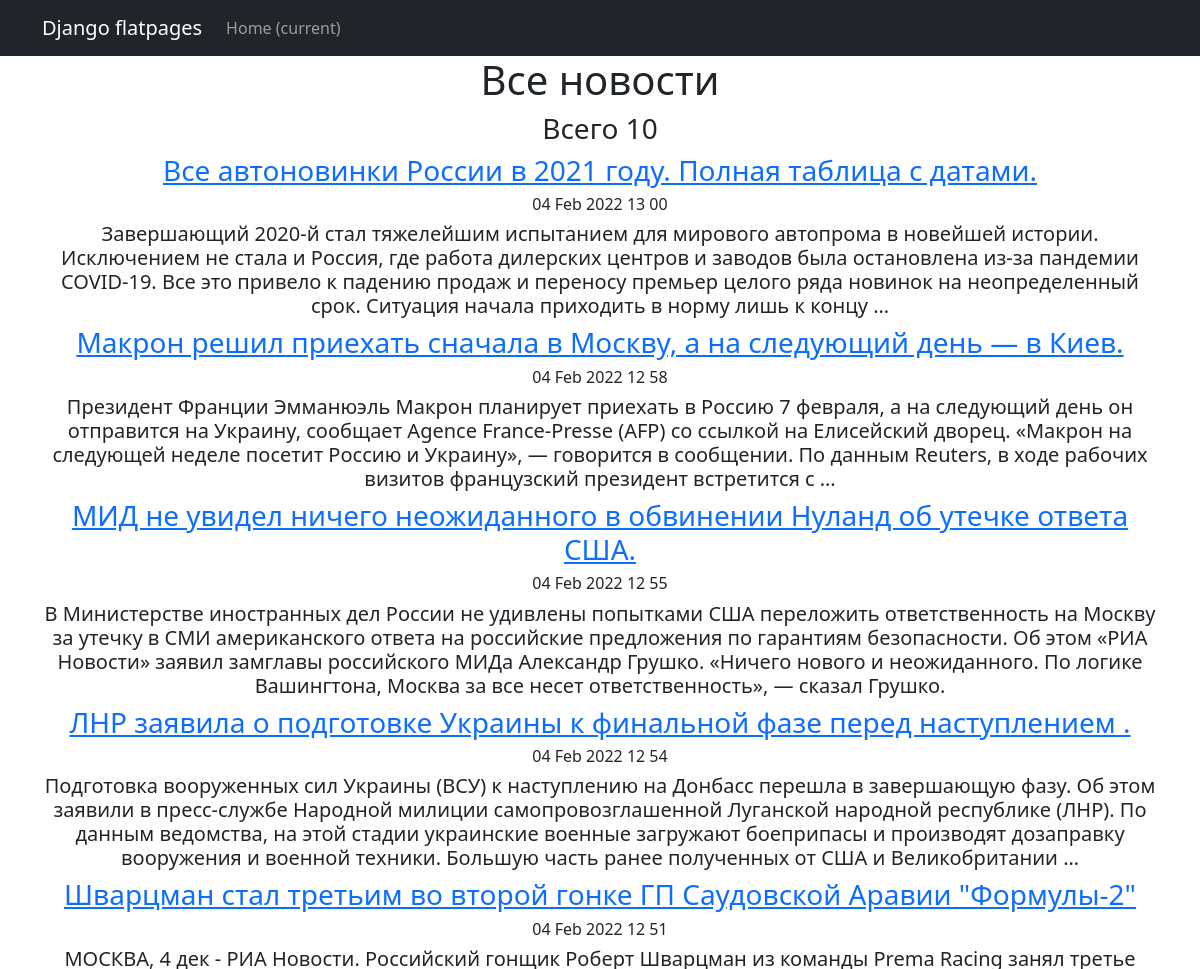
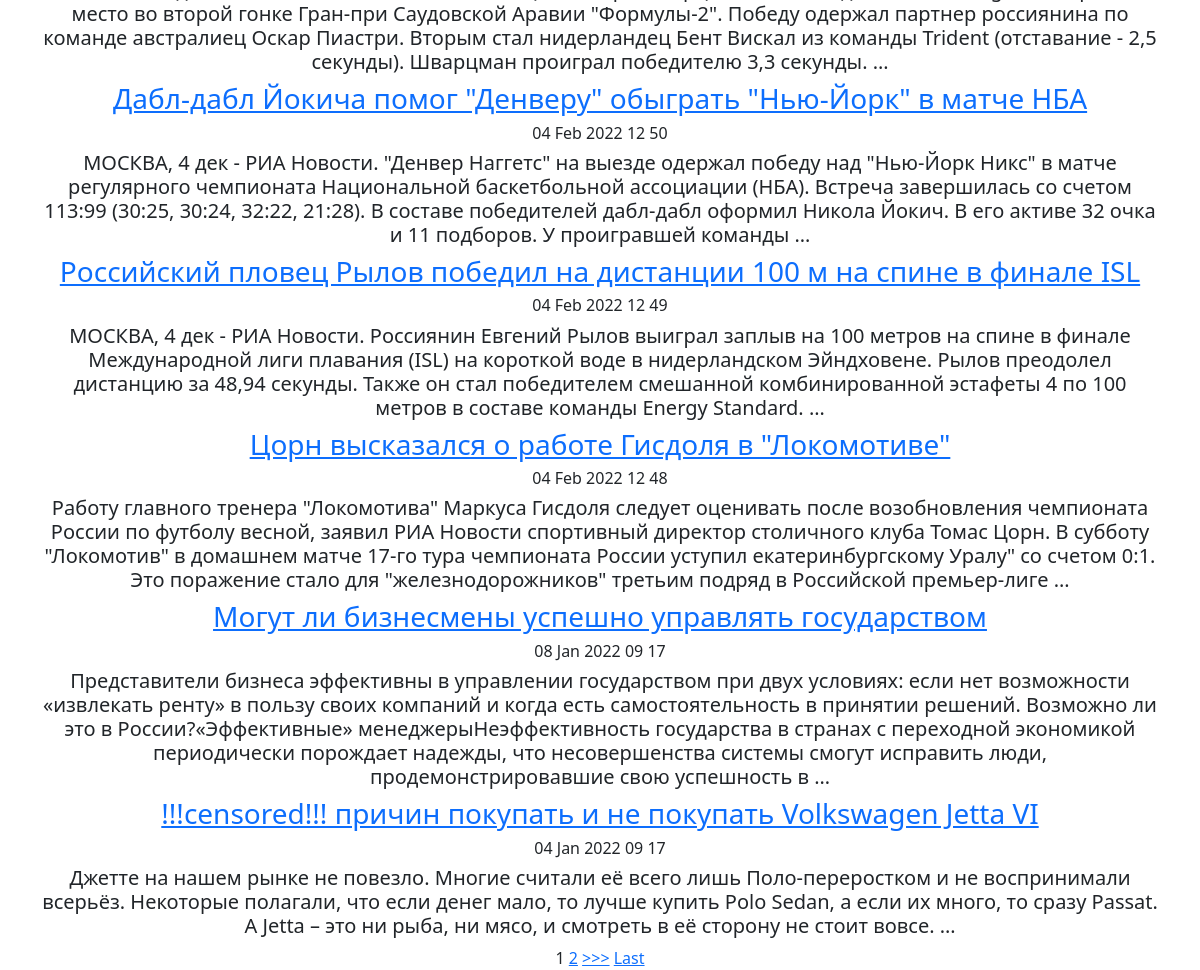
Page /news/ on the committed database (2 pictures, top to bottom).
### news/models.py (models this page shows, shortened)
class Post(models.Model):
    ARTICLE = 'AT'
    NEWS = 'NW'
    TYPE = [
        (ARTICLE, 'Статья'),
        (NEWS, 'Новость'),
    ]
    post_type = models.CharField(max_length=2,choices=TYPE, default=ARTICLE)
    post_time_in = models.DateTimeField(auto_now_add=True, verbose_name='(ММ/ДД/ГГГГ)Добавлено')
    post_categories = models.ManyToManyField(Category, through='PostCategory')
    headline = models.CharField(max_length=155, verbose_name='В заголовке')
    text = models.TextField()
    rating = models.SmallIntegerField(default=0)
    author = models.ForeignKey(Author, on_delete=models.CASCADE)

### news/views.py (the view)
# urls.py: path('', News.as_view()),
class News(ListView):
    model = Post  # указываем модель, объекты которой мы будем выводить
    template_name = 'news.html'  # указываем имя шаблона, в котором будет лежать HTML, в котором будут все инструкции о том, как именно пользователю должны вывестись наши объекты
    context_object_name = 'news'  # это имя списка, в котором будут лежать все объекты, его надо указать, чтобы обратиться к самому списку объектов через HTML-шаблон
    queryset = Post.objects.order_by('-post_time_in')
    paginate_by = 10

### news/templatetags/custom_filters.py (called while the page is built)
@register.filter(name='Censor')
def Censor(value):
    test_list = ['дурак', 'идиот']
    for i in value.split():
        if i in test_list:
            value = value.replace(i, "!!!censored!!!")
    return value

### templates/news.html (shortened to what this page needs)
{% extends 'flatpages/default.html' %}
{% load custom_filters %}
{% block content %}
<h1>Все новости</h1>
<h3>Всего {{news|length}}</h3>
{% for newsdetail in news %}
<a href="{% url 'post_detail' newsdetail.id %}"><h3>{{newsdetail.headline|Censor }}</h3></a>
<h6>{{ newsdetail.post_time_in|date:'d M Y H i' }}</h6>
<h5>{{ newsdetail.text|truncatewords:50|Censor }}</h5>
{% endfor %}
{% if is_paginated %}
    {% for num in page_obj.paginator.page_range %}
        {% if page_obj.number == num %}
            <a>{{ num }}</a>
        {% elif num > page_obj.number|add:'-3' and num < page_obj.number|add:'3' %}
            <a href="?page={{ num }}">{{ num }}</a>
        {% endif %}
    {% endfor %}
    {% if page_obj.has_next %}
        <a href="?page={{ page_obj.next_page_number }}">>>></a>
        <a href="?page={{ page_obj.paginator.num_pages }}">Last</a>
    {% endif %}
{% endif %}
{% endblock content %}

### rows in the picture
Post: headline|Censor "Все автоновинки России в 2021 году. Полная таблица с датами.", post_time_in "04 Feb 2022 13 00", text|Censor "Завершающий 2020-й стал тяжелейшим испытанием для мирового автопрома в новейшей истории. Исключением не стала и Россия, где работа дилерских центров и заводов была остановлена из-за пандемии COVID-19. Все это привело к падению продаж и переносу премьер целого ряда новинок на неопределенный срок. Ситуация начала приходить в норму лишь к концу …"
Post: headline|Censor "Макрон решил приехать сначала в Москву, а на следующий день — в Киев.", post_time_in "04 Feb 2022 12 58", text|Censor "Президент Франции Эмманюэль Макрон планирует приехать в Россию 7 февраля, а на следующий день он отправится на Украину, сообщает Agence France-Presse (AFP) со ссылкой на Елисейский дворец. «Макрон на следующей неделе посетит Россию и Украину», — говорится в сообщении. По данным Reuters, в ходе рабочих визитов французский президент встретится с …"
Post: headline|Censor "МИД не увидел ничего неожиданного в обвинении Нуланд об утечке ответа США.", post_time_in "04 Feb 2022 12 55", text|Censor "В Министерстве иностранных дел России не удивлены попытками США переложить ответственность на Москву за утечку в СМИ американского ответа на российские предложения по гарантиям безопасности. Об этом «РИА Новости» заявил замглавы российского МИДа Александр Грушко. «Ничего нового и неожиданного. По логике Вашингтона, Москва за все несет ответственность», — сказал Грушко."
Post: headline|Censor "ЛНР заявила о подготовке Украины к финальной фазе перед наступлением .", post_time_in "04 Feb 2022 12 54", text|Censor "Подготовка вооруженных сил Украины (ВСУ) к наступлению на Донбасс перешла в завершающую фазу. Об этом заявили в пресс-службе Народной милиции самопровозглашенной Луганской народной республике (ЛНР). По данным ведомства, на этой стадии украинские военные загружают боеприпасы и производят дозаправку вооружения и военной техники. Большую часть ранее полученных от США и Великобритании …"
Post: headline|Censor "Шварцман стал третьим во второй гонке ГП Саудовской Аравии \"Формулы-2\"", post_time_in "04 Feb 2022 12 51", text|Censor "МОСКВА, 4 дек - РИА Новости. Российский гонщик Роберт Шварцман из команды Prema Racing занял третье место во второй гонке Гран-при Саудовской Аравии \"Формулы-2\". Победу одержал партнер россиянина по команде австралиец Оскар Пиастри. Вторым стал нидерландец Бент Вискал из команды Trident (отставание - 2,5 секунды). Шварцман проиграл победителю 3,3 секунды. …"
Post: headline|Censor "Дабл-дабл Йокича помог \"Денверу\" обыграть \"Нью-Йорк\" в матче НБА", post_time_in "04 Feb 2022 12 50", text|Censor "МОСКВА, 4 дек - РИА Новости. \"Денвер Наггетс\" на выезде одержал победу над \"Нью-Йорк Никс\" в матче регулярного чемпионата Национальной баскетбольной ассоциации (НБА). Встреча завершилась со счетом 113:99 (30:25, 30:24, 32:22, 21:28). В составе победителей дабл-дабл оформил Никола Йокич. В его активе 32 очка и 11 подборов. У проигравшей команды …"
Post: headline|Censor "Российский пловец Рылов победил на дистанции 100 м на спине в финале ISL", post_time_in "04 Feb 2022 12 49", text|Censor "МОСКВА, 4 дек - РИА Новости. Россиянин Евгений Рылов выиграл заплыв на 100 метров на спине в финале Международной лиги плавания (ISL) на короткой воде в нидерландском Эйндховене. Рылов преодолел дистанцию за 48,94 секунды. Также он стал победителем смешанной комбинированной эстафеты 4 по 100 метров в составе команды Energy Standard. …"
Post: headline|Censor "Цорн высказался о работе Гисдоля в \"Локомотиве\"", post_time_in "04 Feb 2022 12 48", text|Censor "Работу главного тренера \"Локомотива\" Маркуса Гисдоля следует оценивать после возобновления чемпионата России по футболу весной, заявил РИА Новости спортивный директор столичного клуба Томас Цорн. В субботу \"Локомотив\" в домашнем матче 17-го тура чемпионата России уступил екатеринбургскому Уралу\" со счетом 0:1. Это поражение стало для \"железнодорожников\" третьим подряд в Российской премьер-лиге …"
Post: headline|Censor "Могут ли бизнесмены успешно управлять государством", post_time_in "08 Jan 2022 09 17", text|Censor "Представители бизнеса эффективны в управлении государством при двух условиях: если нет возможности «извлекать ренту» в пользу своих компаний и когда есть самостоятельность в принятии решений. Возможно ли это в России?«Эффективные» менеджерыНеэффективность государства в странах с переходной экономикой периодически порождает надежды, что несовершенства системы смогут исправить люди, продемонстрировавшие свою успешность в …"
Post: headline|Censor "!!!censored!!! причин покупать и не покупать Volkswagen Jetta VI", post_time_in "04 Jan 2022 09 17", text|Censor "Джетте на нашем рынке не повезло. Многие считали её всего лишь Поло-переростком и не воспринимали всерьёз. Некоторые полагали, что если денег мало, то лучше купить Polo Sedan, а если их много, то сразу Passat. А Jetta – это ни рыба, ни мясо, и смотреть в её сторону не стоит вовсе. …"

### other values in the picture
{{ news|length }} "10"
{{ num }} "1"
{{ num }} "2"
